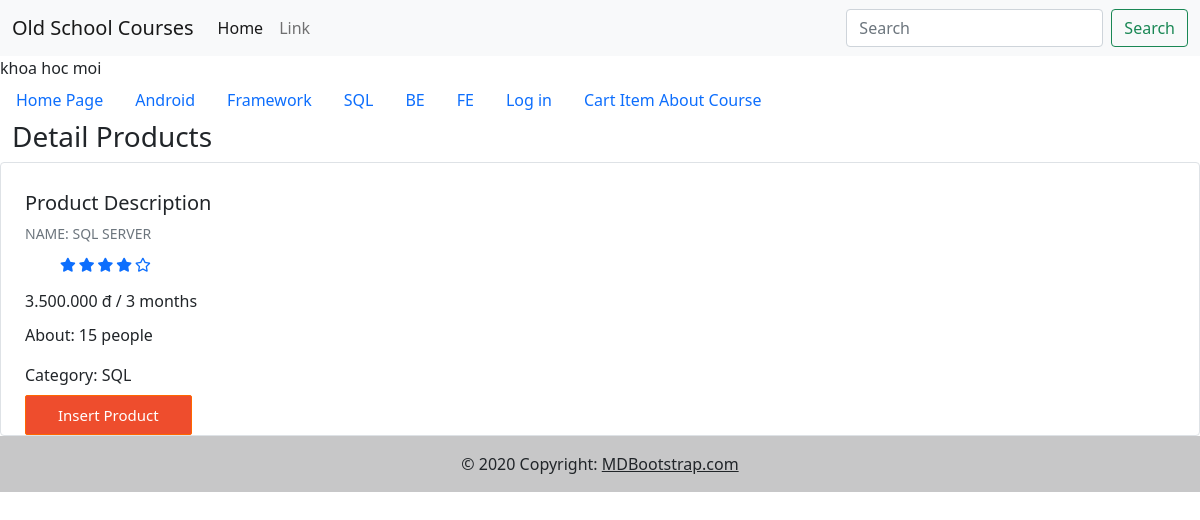
The app's page /index.php?quanly=sanpham&id=16 with its own data.
### tables this page shows
CREATE TABLE `tblkhoahoc` (
  `id_kh` int(11) NOT NULL,
  `tenkhoahoc` varchar(30) NOT NULL,
  `giakhoahoc` int(11) NOT NULL,
  `songuoi` int(11) NOT NULL,
  `anh_kh` varchar(255) NOT NULL,
  `id_danhmuc` int(11) NOT NULL
);

CREATE TABLE `tbldanhmuc` (
  `id` int(11) NOT NULL,
  `tendanhmuc` varchar(50) NOT NULL,
  `stt` int(11) NOT NULL
);

### pages/main/sanpham.php (the view, shortened to what this page needs)
<?php
    include("./admin/config/config.php");
    $id = $_REQUEST["id"];
    $select_detail_kh = "Select * from tbldanhmuc,tblkhoahoc where tbldanhmuc.id = tblkhoahoc.id_danhmuc and tblkhoahoc.id_kh = $id LIMIT 1";
    $result_select_all = mysqli_query($conn,$select_detail_kh);
?>
<h3 class="product-name">Detail Products</h3>
<div class="classic-tabs border rounded px-4 pt-1">
<?php
    while($row_detail = mysqli_fetch_array($result_select_all)){
?>
  <div class="tab-content row-detail" id="advancedTabContent">
      <div class="col-6-12">
      </div>
      <form action="pages/main/themsanpham.php?id_kh=<?php echo $row_detail["id_kh"];?>" method="POST" style="width: calc(6 / 12 * 100% - 1px);">
        <div class="tab-pane fade show active col-6-12 space" id="description" role="tabpanel" aria-labelledby="description-tab">
          <h5 class="name-pro">Product Description</h5>
          <p class="small text-muted text-uppercase mb-2">Name: <?php echo $row_detail["tenkhoahoc"];?></p>
          <ul class="rating flex">
            <li>
              <i class="fas fa-star fa-sm text-primary"></i>
            </li>
            <li>
              <i class="fas fa-star fa-sm text-primary"></i>
            </li>
            <li>
              <i class="fas fa-star fa-sm text-primary"></i>
            </li>
            <li>
              <i class="fas fa-star fa-sm text-primary"></i>
            </li>
            <li>
              <i class="far fa-star fa-sm text-primary"></i>
            </li>
          </ul>
          <h6><?php echo number_format($row_detail["giakhoahoc"],0,',','.')?> đ / 3 months</h6>
          <p class="pt-1">About: <?php echo $row_detail["songuoi"]?> people</p>
          <span class="ct-course">Category: <?php echo $row_detail["tendanhmuc"]?></span><br>
          <input type="submit" name="themsanpham" value="Insert Product" class="btn-course themsanpham">
        </div>
      </form>
  </div>
<?php
    }
?>
</div>

### css/style.css (style rules this page uses)
* { box-sizing: border-box; }
.btn-course { padding: 8px 32px; font-size: 15px; background-color: #ee4d2d; outline: none; color: #fff; border: 1px solid #FF6600; border-radius: 2px; text-decoration: none; }

### pages/main/sanpham.php (style rules this page uses)
.flex { display: flex; list-style: none; }
.text-primary { padding-left: 3px; }
.btn-course { margin-top: 8px; }

### records on screen
tblkhoahoc: tenkhoahoc "SQL SERVER", giakhoahoc "3.500.000", songuoi "15", id_danhmuc.tendanhmuc "SQL"

### other values on screen
$tendanhmuc[$i] "Android"
$tendanhmuc[$i] "Framework"
$tendanhmuc[$i] "SQL"
$tendanhmuc[$i] "BE"
$tendanhmuc[$i] "FE"
